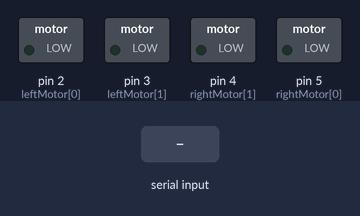
The sketch below on a simulated Arduino Uno, built with avr-gcc and run on an emulated ATmega328P. On the bench: switched loads named in the sketch (green lamp = pin HIGH). Inputs (shaded band) come from the test bench. What the sketch prints to the serial monitor is not drawn.

Above: at 1.2 s.
1.3 s: "w" received over the second serial link
At 1.7 s:
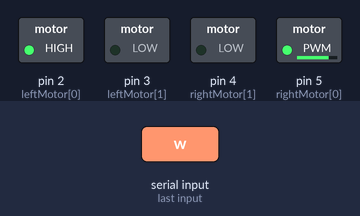
2.8 s: "s" received over the second serial link
At 4.0 s:
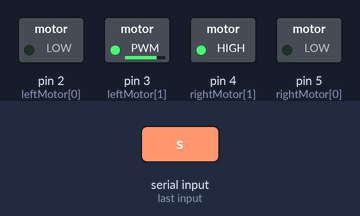
4.3 s: "a" received over the second serial link
At 5.2 s:
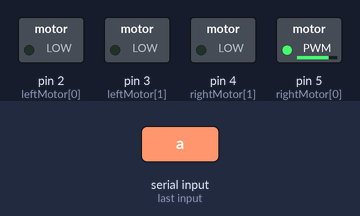
5.8 s: "d" received over the second serial link
At 6.3 s:
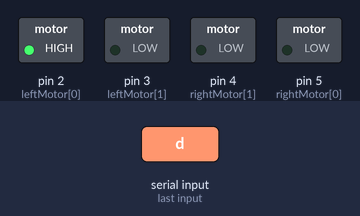
Timing chart, 0 to 8.3 s (numbered marks = the images above; inputs shaded):
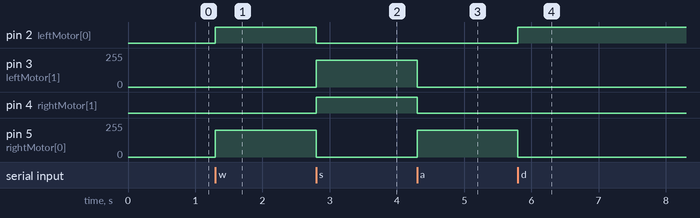

Measured:
- after the input at 1.3 s, pin 2 (leftMotor[0]): LOW → HIGH at once; pin 5 (rightMotor[0]): 0/255 → 200/255 at once
- after the input at 2.8 s, pin 2 (leftMotor[0]): HIGH → LOW at once; pin 3 (leftMotor[1]): 0/255 → 200/255 at once; pin 4 (rightMotor[1]): LOW → HIGH at once; pin 5 (rightMotor[0]): 200/255 → 0/255 at once
- after the input at 4.3 s, pin 3 (leftMotor[1]): 200/255 → 0/255 at once; pin 4 (rightMotor[1]): HIGH → LOW at once; pin 5 (rightMotor[0]): 0/255 → 200/255 at once
- after the input at 5.8 s, pin 2 (leftMotor[0]): LOW → HIGH at once; pin 5 (rightMotor[0]): 200/255 → 0/255 at once

The sketch:

arduino_bot.ino
```cpp
#include <SoftwareSerial.h>
#define RX 10
#define TX 11
#define BAUD 9600

char command = 'g';

int leftMotor[] = {2, 3};
int rightMotor[] = {5, 4};

SoftwareSerial bt(RX, TX);

void setup()
{
    bt.begin(BAUD);
    Serial.begin(BAUD);
    for (int i = 0; i < 2; i++){
        pinMode(leftMotor[i], OUTPUT);
        pinMode(rightMotor[i], OUTPUT);
    }
  Serial.println("Serial initialized");
}

void printSomething(void){
  bt.println("PRINTING SOMETHING");
}


void motordirection()
{
 if(bt.available()>0){

   command=bt.read();

   switch (command){
       case 'w':
          setMotors(200,200);
          break;
        case 's':
          setMotors(-200,-200);
          break;
        case 'a':
          setMotors(0,200);
          break;
        case 'd':
          setMotors(200,0);
          break;
        case 'r':
          printSomething();
          break;
        default:
          setMotors(0,0);
          break;
      }
   }
}

void setMotors(int l, int r)
{
    if (l >= 0 && r >= 0)
    {
        analogWrite(leftMotor[0], l);
        digitalWrite(leftMotor[1], LOW);
        analogWrite(rightMotor[0], r);
        digitalWrite(rightMotor[1], LOW);
    }

    else if (l < 0 && r < 0)
    {
        r = -r;
        l = -l;
        digitalWrite(leftMotor[0], LOW);
        analogWrite(leftMotor[1], l);
        digitalWrite(rightMotor[0], LOW);
        analogWrite(rightMotor[1], r);
    }

    else if (l > 0 && r < 0)
    {
        analogWrite(leftMotor[0], l);
        digitalWrite(leftMotor[1], LOW);
        digitalWrite(rightMotor[0], LOW);
        analogWrite(rightMotor[1], r);
    }

    else if (l < 0 && r > 0)
    {
        digitalWrite(leftMotor[0], LOW);
        analogWrite(leftMotor[1], l);
        analogWrite(rightMotor[0], r);
        digitalWrite(rightMotor[1], LOW);
    }

    else
    {
        digitalWrite(leftMotor[0], LOW);
        digitalWrite(leftMotor[1], LOW);
        digitalWrite(rightMotor[0], LOW);
        digitalWrite(rightMotor[1], LOW);
    }
}
void loop()
{
  motordirection();
}
```
